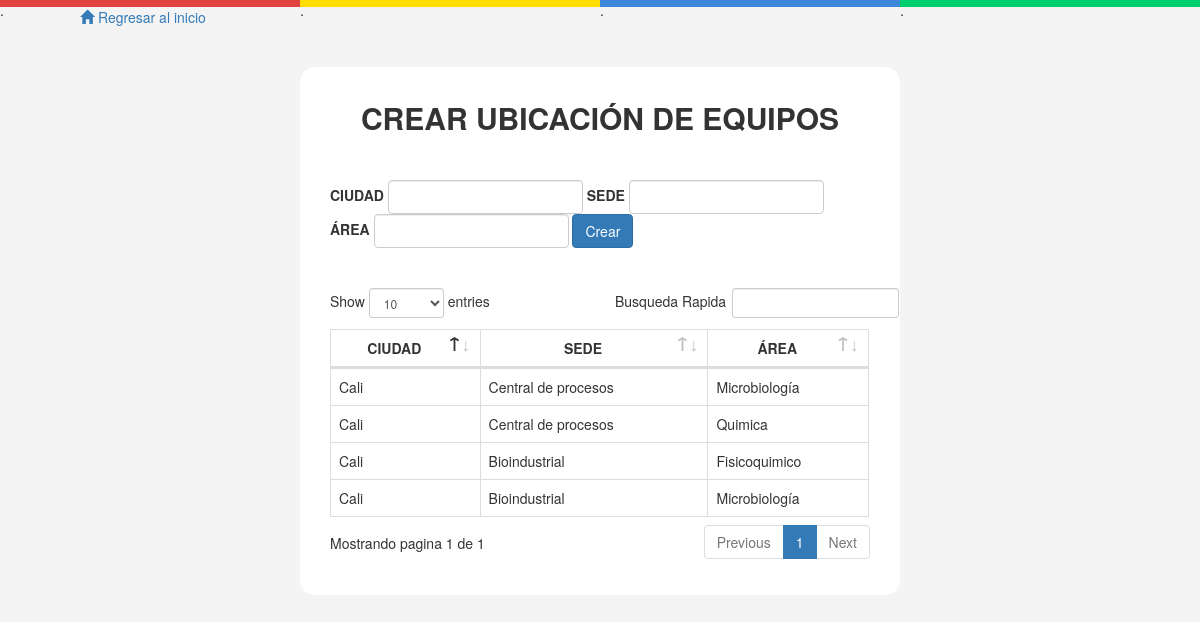
The app's page /CrearUbicacion.php with its own data.
### tables this page shows
CREATE TABLE IF NOT EXISTS `ubicaciones` (
  `Id` int(13) NOT NULL,
  `Sede` varchar(50) NOT NULL,
  `Area` varchar(50) NOT NULL,
  `Sub_Area` varchar(50) NOT NULL
);

### CrearUbicacion.php (the view, shortened to what this page needs)
<!DOCTYPE html>
<html>
    <head>
        <link rel="stylesheet" href="estilos.css">
        <link rel="stylesheet" href="bootstrap-3.3.6-dist/css/bootstrap.min.css">
        <link rel="stylesheet" href="DataTable/css/dataTables.bootstrap.css">
        <link rel="stylesheet" href="DataTable/css/dataTables.material.min.css">
    </head>
    <body style="background: #F4F4F4;">
        <div id="franjaColores">
        <div style="width: 25%;float: left;background: #e14242;height: 7px;">.</div>
        <div style="width: 25%;float: left;background: #ffde00;height: 7px;">.</div>
        <div style="width: 25%;float: left;background: #3e88da;height: 7px;">.</div>
        <div style="width: 25%;float: left;background: #00cd6b;height: 7px;">.</div>
        </div>
        <a href='Menu.php' style='margin: 80px;margin-top:10px;'><span class='glyphicon glyphicon-home' aria-hidden='true'></span> Regresar al inicio</a>
        <br/>
        <br/>
        <br/>
        <div style="width: 50%;margin: 0 auto;background: white;border-radius: 15px;padding: 30px;">
        <div class="form-group" style="text-align: center;">
            <label style="font-size: 30px;text-align: center;font-weight: bold;">CREAR UBICACIÓN DE EQUIPOS</label>
        </div>
        <?php
        $con=  conectar();
        ?>
            <br/>
            <form class="form-inline" method="POST" action="CrearUbicacion.php">
        <div class="form-group">
            <label>CIUDAD</label>
            <input type="text" name="txtSede" class="form-control" placeholder="">
        </div>
        <div class="form-group">
            <label>SEDE</label>
            <input type="text" name="txtArea" class="form-control" placeholder="">
        </div>
        <div class="form-group">
            <label>ÁREA</label>
            <input type="text" name="txtSubArea" class="form-control" placeholder="">
        </div>
        <button type="submit" name="crear" class="btn btn-primary">Crear</button>
        </form>
<table id="tablaUbicaciones" class="table table-bordered table-hover">
    <thead>
            <tr>
                <td style="text-align: center;font-weight: bold;">CIUDAD</td>
                <td style="text-align: center;font-weight: bold;">SEDE</td>
                <td style="text-align: center;font-weight: bold;">ÁREA</td>
            </tr>
            <br/>
            <br/>
    </thead>
    <tbody>
       <?php
       $querySeccionarUbicaciones="SELECT * FROM ubicaciones WHERE 1";
       $conexionUbicaciones=mysql_query($querySeccionarUbicaciones, $con);
       while($arraySeccionarUbicaciones=  mysql_fetch_array($conexionUbicaciones)){
            echo "<tr>";
            echo "<td>".$arraySeccionarUbicaciones[1]."</td>";
            echo "<td>".$arraySeccionarUbicaciones[2]."</td>";
            echo "<td>".$arraySeccionarUbicaciones[3]."</td>";
            echo "</tr>";
       }
        ?>
        </tbody>
        </table>
        </div>
     </body>
</html>

### estilos.css (style rules this page uses)
* { margin:0px; padding: 0px; }
body { margin: auto; }

### records on screen
ubicaciones: Sede "Cali", Area "Central de procesos", Sub_Area "Microbiología"
ubicaciones: Sede "Cali", Area "Central de procesos", Sub_Area "Quimica"
ubicaciones: Sede "Cali", Area "Bioindustrial", Sub_Area "Fisicoquimico"
ubicaciones: Sede "Cali", Area "Bioindustrial", Sub_Area "Microbiología"
